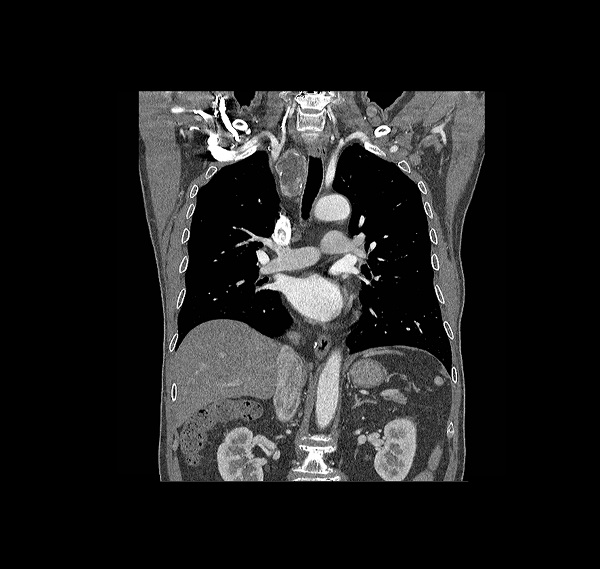
#> input picture images/lungs.jpg, 600 x 569 px, found by its file name
$ python imageprocessingpart2.py   (older library calls are emulated)
#> lines starting #> are read from the running program, lines starting #| are printed output that depends on the picture
#image processing part 2
#Daniel Bowdrey-Roberts

#import required libaries and functions
import numpy as np
import matplotlib.pyplot as plt
from scipy import misc
from scipy.ndimage import interpolation, rotate

lungs_image1 = misc.imread("/Users/daniel/coding-workspace/dicom/images/lungs.jpg",flatten=True)
#> lungs_image1: shape (569, 600) float32; min 0, max 255, mean 31.2
lungs_image2 = misc.imread("/Users/daniel/coding-workspace/dicom/images/lungs2.jpg",flatten=True)
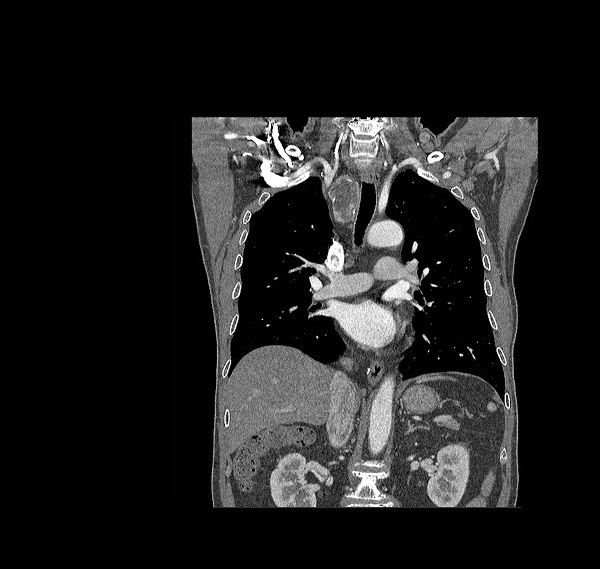
#> input picture images/lungs2.jpg, 600 x 569 px, found by its file name
#> lungs_image2: shape (569, 600) float32; min 0, max 255, mean 31.2

#show each image on seperate plots
plt.imshow(lungs_image1)
plt.show()
plt.imshow(lungs_image2)
plt.show()

#show both images on the same plot using transparency
plt.imshow(lungs_image1)
plt.imshow(lungs_image2, alpha=0.3)
plt.show()
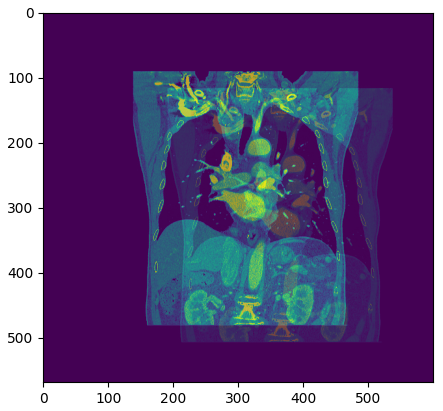
#> figure drawn by matplotlib, 1 panel

fig = plt.figure()
ax = fig.add_subplot(111)
floating = ax.imshow(lungs_image2, cmap='RdPu')
ax.imshow(lungs_image1,alpha=0.5, cmap='YlGn')

# a function to shift the image given x and y coordinates
def shiftImages(list_xy_shifts):
    global floating
    shifted_image = interpolation.shift(lungs_image2, list_xy_shifts, mode='nearest')
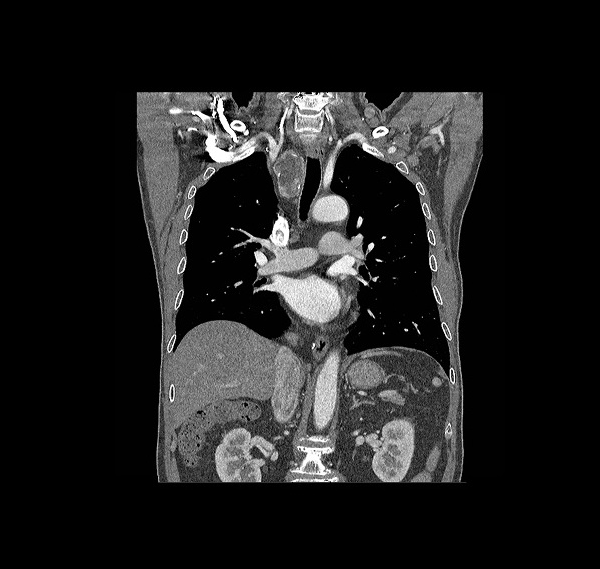
#> shifted_image: shape (569, 600) float32; min -2.94e-14, max 255, mean 31.2; drawn with min black and max white
    floating.set_data(shifted_image)
    fig.canvas.draw()

shiftImages([-25,-55])
plt.show()
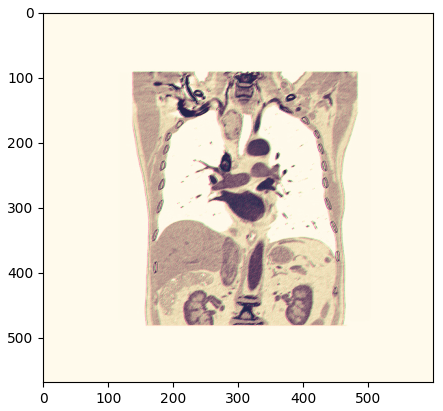
#> figure drawn by matplotlib, 1 panel

#def rotateImage():
